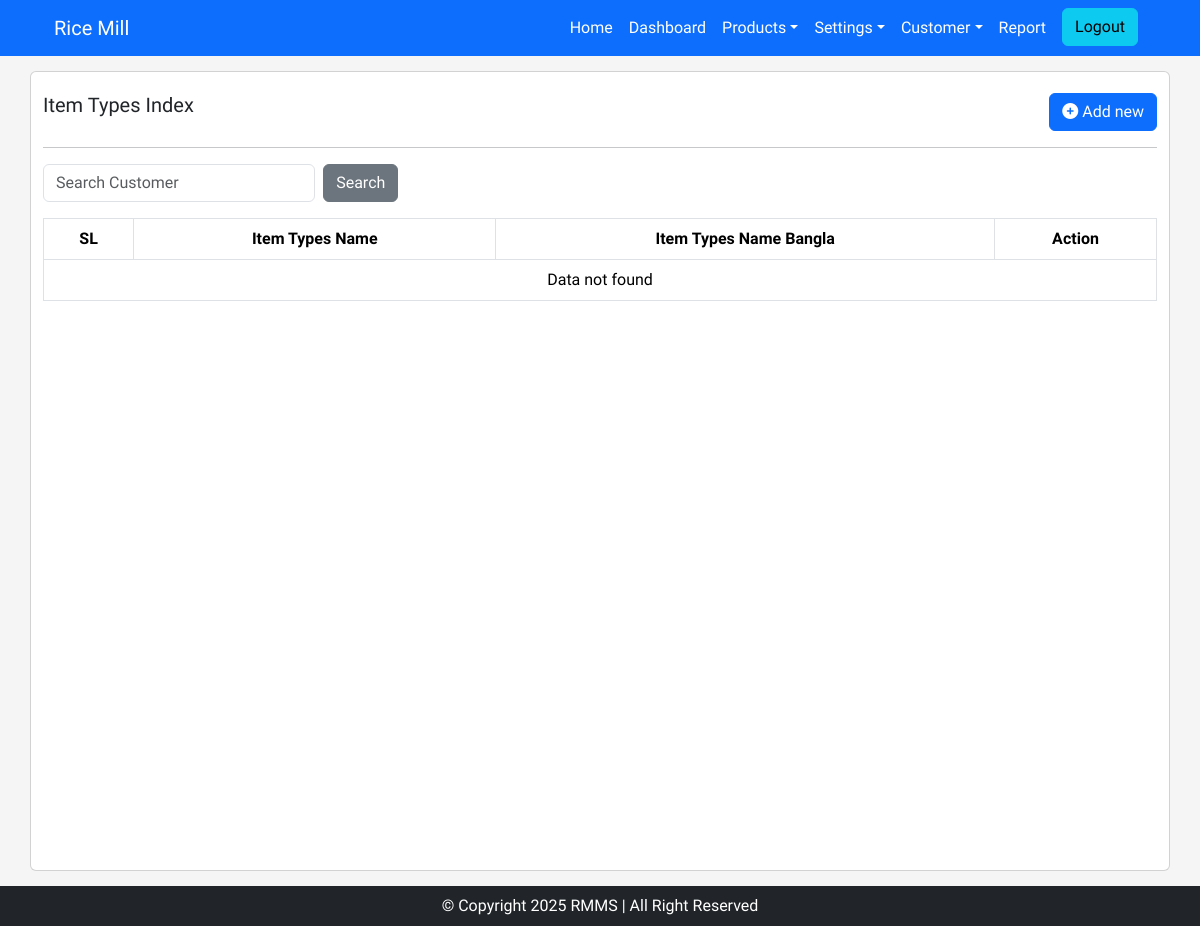
Before: /item-types/index/ (signed in) with the older database file.
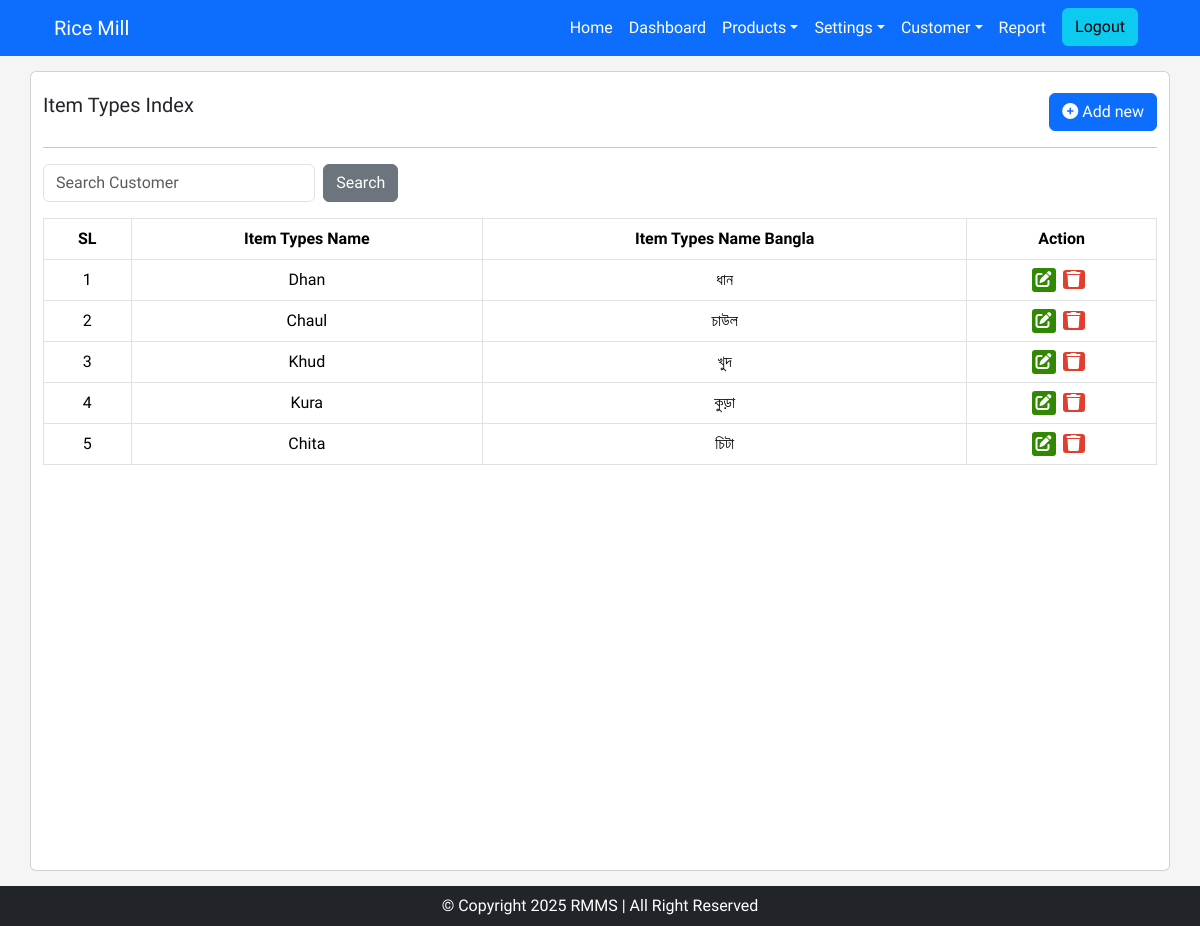
After: the same page with the newer database file.
### rice_mill/models.py (models this page shows, shortened)
class ItemTypes(models.Model):
    item_type_name = models.CharField(max_length=250)
    item_type_id = models.IntegerField()
    item_type_name_bn = models.CharField(max_length=250, blank=True, null=True)
    created_at = models.DateTimeField(auto_now_add=True, blank=True, null=True)
    created_by = models.CharField(max_length=200, blank=True, null=True)
    updated_at = models.DateTimeField(auto_now=True, blank=True, null=True)

### rice_mill/views.py (the view)
# urls.py: path('item-types/index/', items_types_index_view, name='item_types_index'),
@login_required(login_url='login')
def items_types_index_view(request):
    item_types_obj = ItemTypes.objects.all()
    context = {
        'item_types': item_types_obj
    }
    return render(request, 'pages/item_types/index.html', context)

### rice_mill/templates/pages/item_types/index.html (shortened to what this page needs)
{% extends "base.html" %}
{% load static %}
{% block content %}
<div class="container base-container card" style="background-color: white; min-height: 100vh;">
    <div class="row mt-3">
        <div class="col-md-6">
            <div class="title-text">
                <h5>Item Types Index</h5>
            </div>
        </div>
        <div class="col-md-3"></div>
        <div class="col-md-3">
            <div class="add-new" style="text-align: right;">
                <a href="{% url 'item_types_create' %}"><button class="btn btn-primary"><i class="fa-solid fa-circle-plus"></i> Add new</button></a>
            </div>
        </div>
    </div>
    <hr>
    <div class="row mb-3">
        <div class="col-md-4">
            <div class="search">
                <form class="d-flex">
                    <input class="form-control me-sm-2" type="search" placeholder="Search Customer">
                    <button class="btn btn-secondary my-2 my-sm-0" type="submit">Search</button>
                </form>
            </div>
        </div>
        <div class="col-md-8"></div>
    </div>
    <div class="row">
        <div class="tables table-responsive" id="deptList">
            <table class="table table-hover table-bordered">
                <thead>
                  <tr>
                    <th class="text-center">SL</th>
                    <th class="text-center">Item Types Name</th>
                    <th class="text-center">Item Types Name Bangla</th>
                    <th class="text-center">Action</th>
                  </tr>
                </thead>
                <tbody>
                    {% if item_types %}
                    {% for item_type in item_types %}
                    <tr>
                      <td class="text-center">{{forloop.counter}}</td>
                      <td class="text-center">{{item_type.item_type_name}}</td>
                      <td class="text-center">{{item_type.item_type_name_bn}}</td>
                      <td class="text-center">
                        <ul class="action">
                            <li>
                              <a type="button" href="{% url 'item_types_update' item_type.id %}" class="edit-click" data-toggle="tooltip" data-placement="top" title="Update" >
                                <i class="fa-solid fa-pen-to-square"></i>
                                </a>
                              </li>
                            <li>
                                <a class="delete-click" data-toggle="tooltip" data-placement="top" title="Delete" onclick="SweetDelete(event,this.href)" href="{% url 'item_types_delete' item_type.id %}">
                                <i class="fa fa-trash" aria-hidden="true"></i>
                                </a>
                            </li>
                        </ul>
                      </td>
                    </tr>
                    {% endfor %}
                    {% else %}
                    <tr>
                        <td colspan="7" class="text-center">Data not found</td>
                    </tr>
                    {% endif %}
                </tbody>
            </table>
        </div>
    </div>
</div>
{% endblock %}

Changed rows visible on the page:
added ItemTypes: item_type_name "Dhan", item_type_name_bn "ধান"
added ItemTypes: item_type_name "Chaul", item_type_name_bn "চাউল"
added ItemTypes: item_type_name "Khud", item_type_name_bn "খুদ"
added ItemTypes: item_type_name "Kura", item_type_name_bn "কুড়া"
added ItemTypes: item_type_name "Chita", item_type_name_bn "চিটা"
Other visible differences:
text no longer shown: "Data not found"
